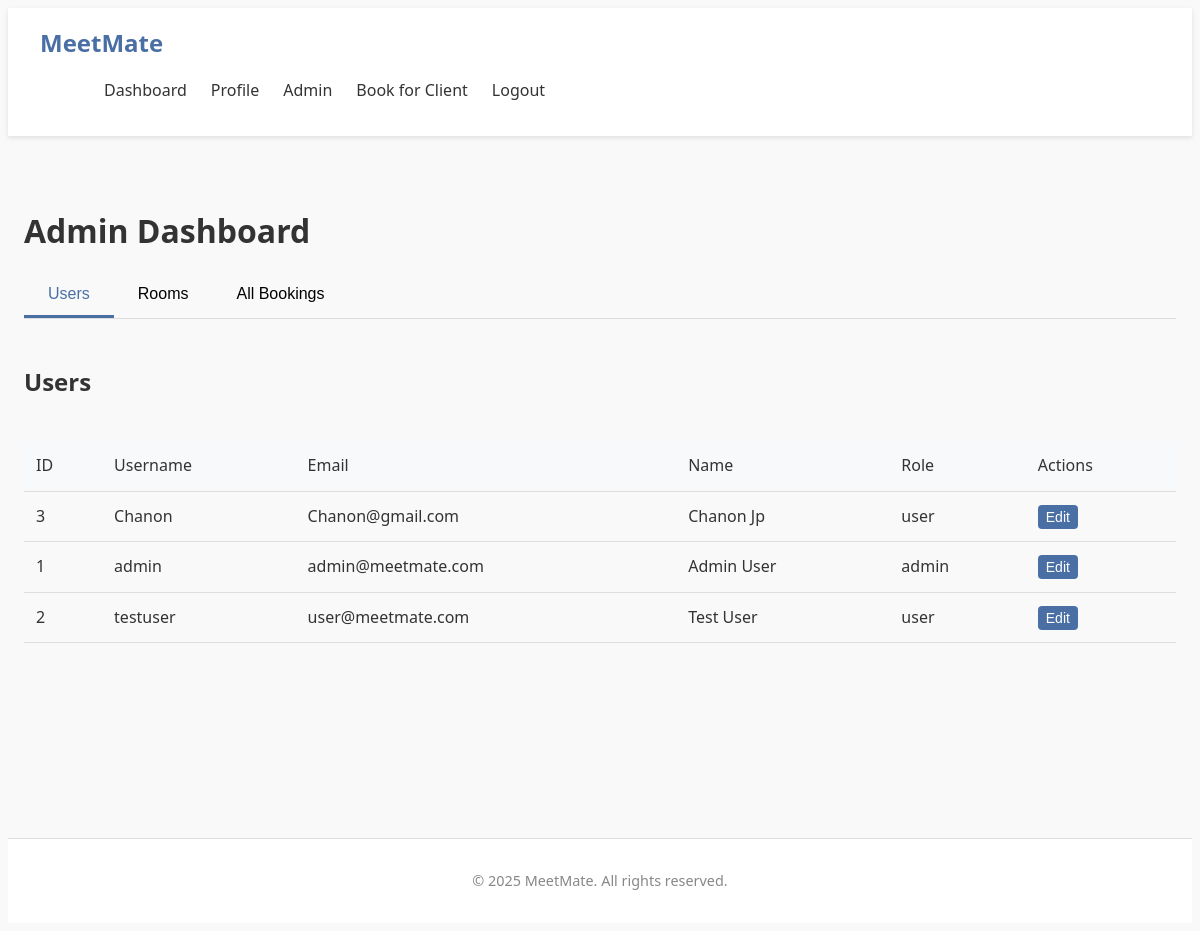
The page /admin (signed in) on the database its author committed.
### tables this page shows
CREATE TABLE users (
                id INTEGER PRIMARY KEY AUTOINCREMENT,
                username TEXT NOT NULL UNIQUE,
                email TEXT NOT NULL UNIQUE,
                password TEXT NOT NULL,
                firstname TEXT,
                lastname TEXT,
                dob TEXT,
                address TEXT,
                role TEXT DEFAULT 'user'
            );

### app.py (the view)
@app.route('/admin')
@login_required
@admin_required
def admin():
    connection = get_database_connection()
    cursor = connection.cursor()
    cursor.execute("SELECT * FROM users ORDER BY username")
    users = [dict(row) for row in cursor.fetchall()]
    cursor.execute("SELECT * FROM rooms ORDER BY name")
    rooms = [dict(row) for row in cursor.fetchall()]
    now = datetime.now()
    current_date = now.date()
    current_time = now.time()
    from datetime import date
    today = date.today().strftime('%Y-%m-%d')
    cursor.execute('''
        SELECT
            b.id,
            b.date,
            b.time_start,
            b.time_end,
            b.notes,
            u.username,
            r.name as room_name,
            admin.username as admin_name
        FROM bookings b
        JOIN users u ON b.user_id = u.id
        JOIN rooms r ON b.room_id = r.id
        LEFT JOIN users admin ON b.booking_admin_id = admin.id
        WHERE b.date = ?
        ORDER BY b.time_start
    ''', (today,))
    today_bookings = []
    for row in cursor.fetchall():
        booking = dict(row)
        if booking['admin_name']:
            booking['booked_by'] = f"Admin: {booking['admin_name']}"
        else:
            booking['booked_by'] = "Self"
        booking_date = date.fromisoformat(booking['date'])
        booking_start_time = time.fromisoformat(booking['time_start'] + ':00' if len(booking['time_start']) == 5 else booking['time_start'])
        if booking_date == current_date:
            booking['can_cancel'] = current_time < booking_start_time
            booking['status'] = 'Complete' if current_time >= booking_start_time else None
        else:
            booking['can_cancel'] = True
            booking['status'] = None
        today_bookings.append(booking)
    cursor.execute('''
        SELECT
            b.id,
            b.date,
            b.time_start,
            b.time_end,
            b.notes,
            u.username,
            r.name as room_name,
            admin.username as admin_name
        FROM bookings b
        JOIN users u ON b.user_id = u.id
        JOIN rooms r ON b.room_id = r.id
        LEFT JOIN users admin ON b.booking_admin_id = admin.id
        ORDER BY b.date, b.time_start
    ''')
    all_bookings = []
    for row in cursor.fetchall():
        booking = dict(row)
        if booking['admin_name']:
            booking['booked_by'] = f"Admin: {booking['admin_name']}"
        else:
            booking['booked_by'] = "Self"
        booking_date = date.fromisoformat(booking['date'])
        booking_start_time = time.fromisoformat(booking['time_start'] + ':00' if len(booking['time_start']) == 5 else booking['time_start'])
        if booking_date > current_date:
            booking['can_cancel'] = True
            booking['status'] = None
        elif booking_date == current_date:
            booking['can_cancel'] = current_time < booking_start_time
            booking['status'] = 'Complete' if current_time >= booking_start_time else None
        else:
            booking['can_cancel'] = False
            booking['status'] = 'Complete'
        all_bookings.append(booking)
    connection.close()
    return render_template('admin.html', users=users, rooms=rooms, bookings=all_bookings, today_bookings=today_bookings, today_date=today)

### app.py (called while the page is built)
def get_database_path():
    app_directory = app.root_path
    instance_directory = os.path.join(app_directory, 'instance')
    os.makedirs(instance_directory, exist_ok=True)
    database_path = os.path.join(instance_directory, 'meetmate.db')
    return database_path

def get_database_connection():
    db_path = get_database_path()
    connection = sqlite3.connect(db_path)
    connection.row_factory = sqlite3.Row
    return connection

def get_user_by_id(user_id):
    connection = get_database_connection()
    cursor = connection.cursor()
    cursor.execute("SELECT * FROM users WHERE id = ?", (user_id,))
    user = cursor.fetchone()
    connection.close()
    if user:
        return dict(user)
    return None

def login_required(f):
    @wraps(f)
    def decorated_function(*args, **kwargs):
        if 'user_id' not in session:
            flash('Please login to access this page', 'error')
            return redirect(url_for('login'))
        user = get_user_by_id(session['user_id'])
        if not user:
            session.clear()
            flash('Your account is no longer valid. Please login again.', 'warning')
            return redirect(url_for('login'))
        return f(*args, **kwargs)
    return decorated_function

def admin_required(f):
    @wraps(f)
    def decorated_function(*args, **kwargs):
        if 'user_id' not in session or session.get('role') != 'admin':
            flash('Admin access required for this page', 'error')
            return redirect(url_for('dashboard'))
        user=get_user_by_id(session['user_id'])
        if not user or user['role'] != 'admin':
            session.clear()
            flash('Admin session expired. Please login again.', 'warning')
            return redirect(url_for('login'))
        return f(*args, **kwargs)
    return decorated_function

### templates/admin.html (shortened to what this page needs)
{% extends "base.html" %}
{% block content %}
<div class="admin-dashboard">
    <h1>Admin Dashboard</h1>
    <div class="admin-tabs">
        <button class="tab-btn active" data-tab="users-tab">Users</button>
        <button class="tab-btn" data-tab="rooms-tab">Rooms</button>
        <button class="tab-btn" data-tab="bookings-tab">All Bookings</button>
    </div>
    <div class="tab-content">
        <div id="users-tab" class="tab-pane active">
            <div class="section-header">
                <h2>Users</h2>
            </div>
            <div class="table-responsive">
                <table class="admin-table">
                    <thead>
                        <tr>
                            <th>ID</th>
                            <th>Username</th>
                            <th>Email</th>
                            <th>Name</th>
                            <th>Role</th>
                            <th>Actions</th>
                        </tr>
                    </thead>
                    <tbody>
                        {% for user in users %}
                            <tr>
                                <td>{{ user.id }}</td>
                                <td>{{ user.username }}</td>
                                <td>{{ user.email }}</td>
                                <td>{{ user.firstname }} {{ user.lastname }}</td>
                                <td>{{ user.role }}</td>
                                <td>
                                    <button class="btn btn-sm btn-primary edit-user-btn"
                                            data-id="{{ user.id }}"
                                            data-username="{{ user.username }}"
                                            data-email="{{ user.email }}"
                                            data-firstname="{{ user.firstname }}"
                                            data-lastname="{{ user.lastname }}"
                                            data-dob="{{ user.dob }}"
                                            data-address="{{ user.address }}"
                                            data-role="{{ user.role }}">
                                        Edit
                                    </button>
                                </td>
                            </tr>
                        {% endfor %}
                    </tbody>
                </table>
            </div>
        </div>
    </div>
</div>
{% endblock %}

### static/css/style.css (style rules this page uses)
:root { --primary-color: #4a6fa5; --primary-color-rgb: 74, 111, 165; --secondary-color: #6c757d; --success-color: #28a745; --danger-color: #dc3545; --warning-color: #ffc107; --info-color: #17a2b8; --light-color: #f8f9fa; --dark-color: #343a40; --body-bg: #f5f7fa; --light-text: #6c757d; --dark-text: #343a40; --border-color: #dee2e6; --shadow: 0 2px 10px rgba(0, 0, 0, 0.1); --border-radius: 0.25rem; --secondary-color: #2ecc71; --danger-color: #e74c3c; --warning-color: #f39c12; --text-color: #333; --light-text: #888; --light-bg: #f9f9f9; --border-color: #ddd; --shadow: 0 2px 5px rgba(0, 0, 0, 0.1); }
body { font-family: 'Segoe UI', Tahoma, Geneva, Verdana, sans-serif; line-height: 1.6; color: var(--text-color); background-color: var(--light-bg); }
h1, h2, h3, h4, h5, h6 { margin-bottom: 1rem; font-weight: 600; }
.btn { display: inline-block; padding: 0.5rem 1rem; background-color: var(--primary-color); color: white; border: none; border-radius: 4px; cursor: pointer; font-size: 1rem; transition: background-color 0.3s; }
.btn-primary { background-color: var(--primary-color); }
.btn-sm { padding: 0.25rem 0.5rem; font-size: 0.875rem; }
.section-header { display: flex; justify-content: space-between; align-items: center; margin-bottom: 1.5rem; }
.admin-dashboard { padding: 2rem 0; }
.admin-tabs { display: flex; margin-bottom: 1.5rem; border-bottom: 1px solid var(--border-color); }
.tab-btn { background: none; border: none; padding: 0.75rem 1.5rem; cursor: pointer; font-size: 1rem; border-bottom: 3px solid transparent; transition: all 0.3s; }
.tab-btn.active { color: var(--primary-color); border-bottom-color: var(--primary-color); }
.tab-pane { display: none; }
.tab-pane.active { display: block; }
.table-responsive { overflow-x: auto; }
.admin-table { width: 100%; border-collapse: collapse; }
.admin-table th, .admin-table td { padding: 0.75rem; text-align: left; border-bottom: 1px solid var(--border-color); }
.admin-table th { background-color: #f8f9fa; font-weight: 500; }

### rows shown on the page
users: id "3", username "Chanon", email "Chanon@gmail.com", firstname "Chanon", lastname "Jp", role "user"
users: id "1", username "admin", email "admin@meetmate.com", firstname "Admin", lastname "User", role "admin"
users: id "2", username "testuser", email "user@meetmate.com", firstname "Test", lastname "User", role "user"
